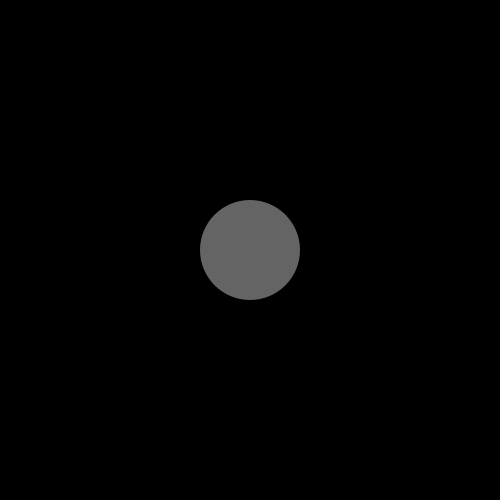
Frame 1 (no input)
Frame 60 (the mouse pressed at the canvas centre just before this capture): identical to frame 1, image omitted
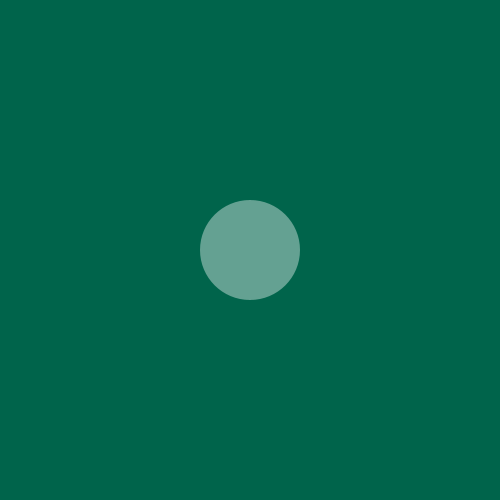
Frame 120 (the mouse held since frame 60 and released just before this capture)

The Processing sketch that drew these frames (run headless with seeded random() and noise(); from frame 60 on, the mouse is pressed at the canvas centre):

// Processing sketch: Notes_2_map
// ── Notes_2_map.pde
// background of sketch should be
// determined by the location of
// the mouse.

void setup() {
  size(500, 500);
}

void draw() {
  float g = map(mouseX, 0, width, 0, 200);
  float b = map(mouseY, 0, height, 0, 150);
  background(0, g, b);
  noStroke();
  fill(255, 100);
  ellipse(width / 2.0, height / 2.0, 100, 100);
}
